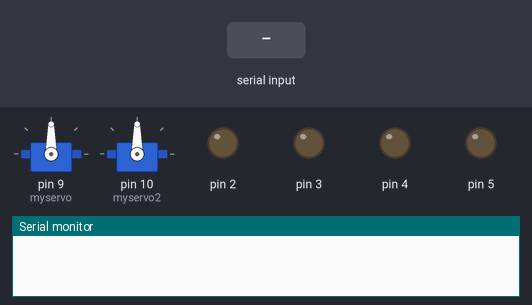
Recording of a sketch running on a simulated Arduino Uno, built with avr-gcc and run on an emulated ATmega328P. On the bench: 2 × servo, output pins drawn as LEDs (lit = HIGH), the last lines printed to the serial monitor. The test bench sets the inputs (shaded band).

Above: at 1.2 s.
1.3 s: "90,45,200\n" received over Serial
At 2.5 s:
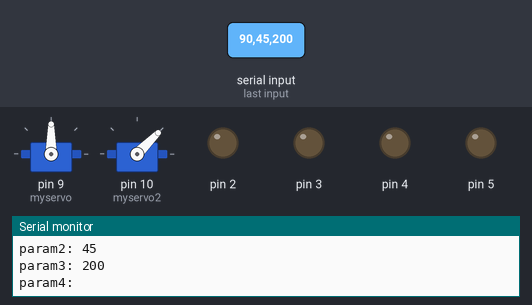
2.8 s: "30,150,10\n" received over Serial
At 3.8 s:
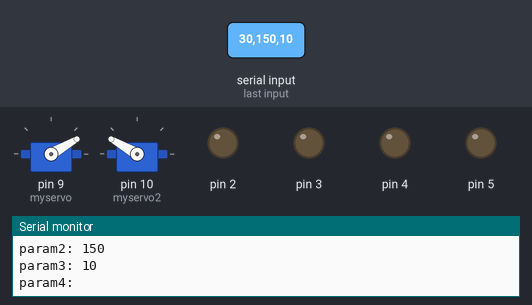
4.3 s: "10\n" received over Serial
At 4.9 s:
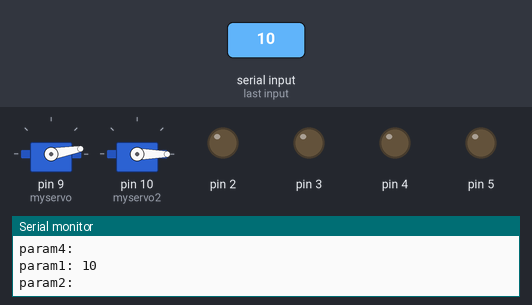
5.8 s: "200\n" received over Serial
At 7.0 s:
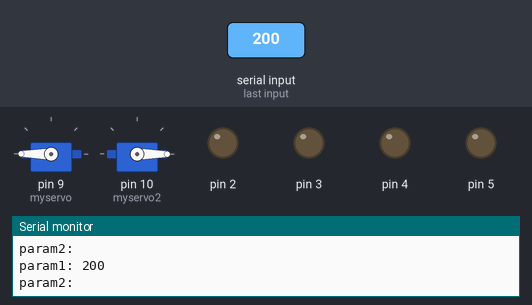
7.3 s: "1,90\n" received over Serial
At 8.4 s:
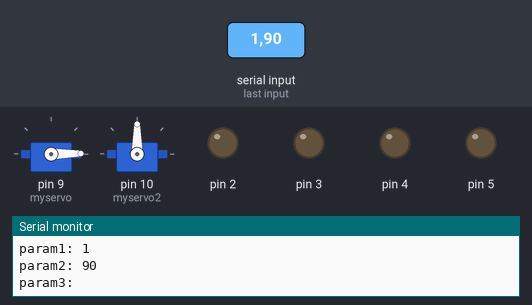
8.8 s: "90\n" received over Serial
At 9.5 s:
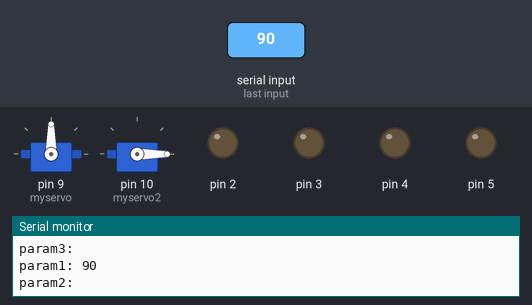
Timing chart, 0 to 11.3 s (numbered marks = the images above; inputs shaded):
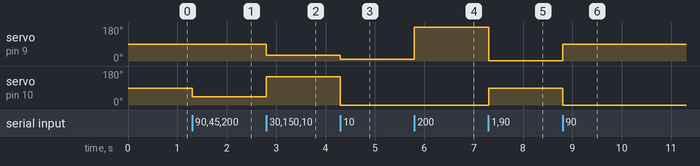

Measured:
- after the input at 1.3 s, servo on pin 10 (myservo2): 90° → 45° at once
- after the input at 2.8 s, servo on pin 9 (myservo): 90° → 30° at once; servo on pin 10 (myservo2): 45° → 150° at once
- after the input at 4.3 s, servo on pin 9 (myservo): 30° → 10° at once; servo on pin 10 (myservo2): 150° → 0° at once
- after the input at 5.8 s, servo on pin 9 (myservo): 10° → 180° at once
- after the input at 7.3 s, servo on pin 9 (myservo): 180° → 1° at once; servo on pin 10 (myservo2): 0° → 90° at once
- after the input at 8.8 s, servo on pin 9 (myservo): 1° → 90° at once; servo on pin 10 (myservo2): 90° → 0° at once

The sketch:

Excel_Data_Streamer_control_Servos.ino
```cpp
#include <Servo.h>
Servo myservo;  // create servo object to control a servo
Servo myservo2;

const int len = 60;
char my_str[len];
int pos = 0;
int incomingByte = 0; // for incoming serial data

int spos = 0;    // variable to store the servo position
int spos2 = 0;

void setup() {
  Serial.begin(38400);    // configure serial coms baud rate
  pinMode(2,OUTPUT);
  pinMode(3,OUTPUT);
  pinMode(4,OUTPUT);
  pinMode(5,OUTPUT);

  myservo.attach(9);  // attaches the servo on pin 9 to the servo object
  myservo2.attach(10);
}

void serialEvent() {
// send data only when you receive data:
  if (Serial.available() > 0) {
    // read the incoming byte:
    incomingByte = Serial.read();

      my_str[pos] = incomingByte;
      pos++;

    if(incomingByte == 10){                   //10 is line feed character
      splitCommaSeparated();

      //clear the string for next time
      for (int i = 0; i<=len-1; i++){
        my_str[i] = 0;
      }

      pos = 0;
    }
  }
}

void splitCommaSeparated(){
  //splits a comma separated char array into separated char arrays for each comma separated value
  char * param;
  int paramNum = 1;

  digitalWrite(2,LOW);
  digitalWrite(3,LOW);
  digitalWrite(4,LOW);
  digitalWrite(5,LOW);

  //param = strtok(my_str,",\n");   // strtok explanation at : https://www.cplusplus.com/reference/cstring/strtok/
  param = strtoke(my_str,",\n");   // strtoke explanation at : https://stackoverflow.com/questions/42315585/split-string-into-tokens-in-c-when-there-are-2-delimiters-in-a-row

  while (param != NULL)
  {
    Serial.print("param");
    Serial.print(paramNum);
    Serial.print(": ");
    Serial.println(param);
    processParam(param, paramNum);
    //finally get the next param from the comma separated my_str if there is one.
    //param = strtok(NULL, ",\n");
    param = strtoke(NULL, ",\n");
    paramNum++;
  }
  myservo.write(spos);
  myservo2.write(spos2);

}

void processParam(char * param, int paramNum){
  char key[] = "true"; //https://www.cplusplus.com/reference/cstring/strcmp/
   if (strcmp (key,param) == 0) {
        digitalWrite(paramNum + 1, HIGH);
    }
   if (paramNum == 1){
      spos = atoi(param);
   }
   if (paramNum == 2){
      spos2 = atoi(param);
   }
}

/* behaves like strtok() except that it returns empty tokens also
 */
char* strtoke(char *str, const char *delim)
{
  static char *start = NULL; /* stores string str for consecutive calls */
  char *token = NULL; /* found token */
  /* assign new start in case */
  if (str) start = str;
  /* check whether text to parse left */
  if (!start) return NULL;
  /* remember current start as found token */
  token = start;
  /* find next occurrence of delim */
  start = strpbrk(start, delim);
  /* replace delim with terminator and move start to follower */
  if (start) *start++ = '\0';
  /* done */
  return token;
}

void loop() {
    //Do Nothing
}
```
